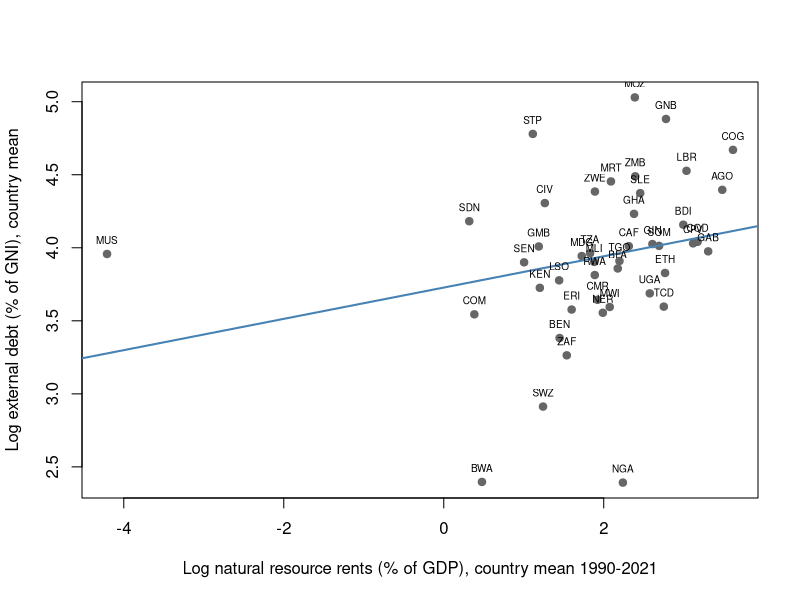

Recreate this plot in R.
# ==============================================================================
# Panel data econometrics - R version of the training session
# LAREM, University of N'Djamena (training session of 22 June 2026)
# Author: NGARNDOLEGOM GOD-FOIS TOG-ASRA
#
# Same models as the Stata do-files, estimated with free software.
# Running example: do natural resource rents raise external debt in
# Sub-Saharan Africa? (48 countries, 1990-2021, World Bank WDI)
# ==============================================================================

# --- 1. Path to the folder containing the files (change this line) ------------
root <- "C:/Users/YOURNAME/Documents/stata-panel-econometrics-training"
setwd(root)

# --- 2. Packages (installed automatically the first time) ---------------------
pkgs <- c("haven", "plm", "lmtest", "sandwich", "AER", "nlme", "quantreg")
for (p in pkgs) if (!requireNamespace(p, quietly = TRUE)) install.packages(p)
invisible(lapply(pkgs, library, character.only = TRUE))

# All results are written to a text file
sink("results_R.txt", split = TRUE)

# --- 3. Data preparation -------------------------------------------------------
raw <- as.data.frame(read_dta("ssa_panel_1990_2021_raw.dta"))

safe_log <- function(x) ifelse(!is.na(x) & x > 0, log(x), NA)  # log(0) -> NA, as in Stata

df <- data.frame(
  country     = raw$CountryName,
  code        = raw$CountryCode,
  Time        = as.numeric(raw$Time),
  lnDettesExt = safe_log(raw$ExternaldebtstocksofGNI),     # external debt (% of GNI)
  lnRN        = safe_log(raw$Totalnaturalresourcesrents),  # resource rents (% of GDP)
  lnPIB       = safe_log(raw$GDPpercapitaconstant2015US),  # GDP per capita
  OuvertureC  = raw$TradeofGDPNETRDGNFSZS,                 # trade openness (% of GDP)
  IDE         = raw$Foreigndirectinvestmentneti            # FDI net inflows (% of GDP)
)

# Declare the panel (equivalent of xtset) before any panel command
pdf_ <- pdata.frame(df, index = c("country", "Time"))

# Lags of resource rents, respecting gaps in the time index (equivalent of L. and L2.)
pdf_$L1_lnRN <- plm::lag(pdf_$lnRN, 1)
pdf_$L2_lnRN <- plm::lag(pdf_$lnRN, 2)

f <- lnDettesExt ~ lnRN + lnPIB + OuvertureC + IDE

# --- 4. Pooled OLS (benchmark) ---------------------------------------------------
cat("\n===== 1. Pooled OLS, robust standard errors =====\n")
ols1 <- lm(lnDettesExt ~ lnRN, data = df)
ols2 <- lm(f, data = df)
print(coeftest(ols1, vcov = vcovHC(ols1, type = "HC1")))
print(coeftest(ols2, vcov = vcovHC(ols2, type = "HC1")))

# --- 5. Fixed effects, random effects, Hausman test ------------------------------
cat("\n===== 2. Fixed effects, random effects and Hausman test =====\n")
fe <- plm(f, data = pdf_, model = "within")
re <- plm(f, data = pdf_, model = "random")
print(summary(fe))
print(summary(re))

# H0: country effects uncorrelated with regressors (random effects consistent).
# If p < 0.05, H0 is rejected and fixed effects are preferred.
print(phtest(fe, re))

# Two-way fixed effects (country and year), standard errors clustered by country
fe2 <- plm(f, data = pdf_, model = "within", effect = "twoways")
print(coeftest(fe2, vcov = vcovHC(fe2, cluster = "group", type = "HC1")))

# --- 6. Feasible GLS: heteroskedastic panels ------------------------------------
cat("\n===== 3. FGLS =====\n")
df_gls <- na.omit(df[, c("country", "Time", all.vars(f))])
# Heteroskedasticity across countries
gls1 <- gls(f, data = df_gls, weights = varIdent(form = ~ 1 | country), method = "ML")
print(summary(gls1)$tTable)
# Heteroskedasticity across countries and AR(1) autocorrelation within countries
gls2 <- gls(f, data = df_gls, weights = varIdent(form = ~ 1 | country),
            correlation = corAR1(form = ~ Time | country), method = "ML")
print(summary(gls2)$tTable)

# --- 7. Driscoll-Kraay standard errors -------------------------------------------
cat("\n===== 4. Driscoll-Kraay standard errors (4 lags) =====\n")
pool <- plm(f, data = pdf_, model = "pooling")
print(coeftest(pool, vcov = vcovSCC(pool, maxlag = 4)))
print(coeftest(fe,   vcov = vcovSCC(fe,   maxlag = 4)))

# --- 8. Instrumental variables ----------------------------------------------------
cat("\n===== 5. IV-2SLS: lnRN instrumented by its first and second lags =====\n")
df_iv <- as.data.frame(pdf_)
df_iv[] <- lapply(df_iv, function(x) if (is.numeric(x)) as.numeric(x) else x)
iv <- ivreg(lnDettesExt ~ lnRN + lnPIB + OuvertureC + IDE |
              L1_lnRN + L2_lnRN + lnPIB + OuvertureC + IDE, data = df_iv)
# diagnostics: weak instruments (first-stage F), Wu-Hausman, Sargan
print(summary(iv, vcov = sandwich, diagnostics = TRUE))

# --- 9. Quantile regressions ------------------------------------------------------
cat("\n===== 6. Quantile regressions =====\n")
qr <- rq(f, data = df, tau = c(0.10, 0.25, 0.50, 0.75, 0.90))
print(summary(qr, se = "nid"))
# If the coefficient of lnRN rises with the quantile, rents matter more
# where debt is already high.

sink()

# --- 10. Figure: country means ------------------------------------------------------
means <- aggregate(cbind(lnDettesExt, lnRN) ~ country + code, data = df, FUN = mean)
png("figure_rents_debt_R.png", width = 2000, height = 1400, res = 200)
plot(means$lnRN, means$lnDettesExt, pch = 19, col = "grey40",
     xlab = "Log natural resource rents (% of GDP), country mean 1990-2021",
     ylab = "Log external debt (% of GNI), country mean")
abline(lm(lnDettesExt ~ lnRN, data = means), col = "steelblue", lwd = 2)
text(means$lnRN, means$lnDettesExt, labels = means$code, pos = 3, cex = 0.6)
dev.off()

cat("Done: results in results_R.txt, figure in figure_rents_debt_R.png\n")
